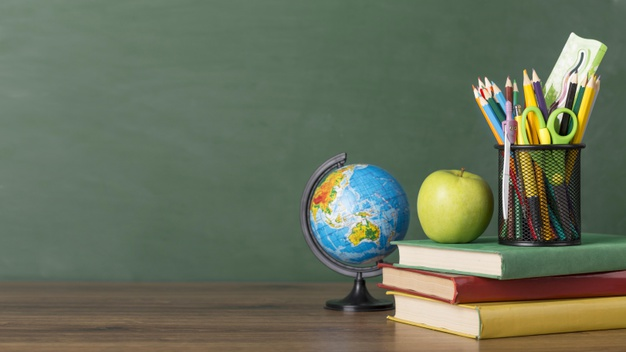
#> input picture images/books.jpg, 626 x 352 px
$ python 3_noise_removal.py
#> lines starting #> are read from the running program, lines starting #| are printed output that depends on the picture
import cv2 as cv
import numpy as np
import random

from numpy.lib.function_base import disp

image = cv.imread("images/books.jpg")
#> image is the input picture: shape (352, 626, 3); mean B, G, R 91.7, 112.6, 103.6
gray = cv.cvtColor(image, cv.COLOR_BGR2GRAY)
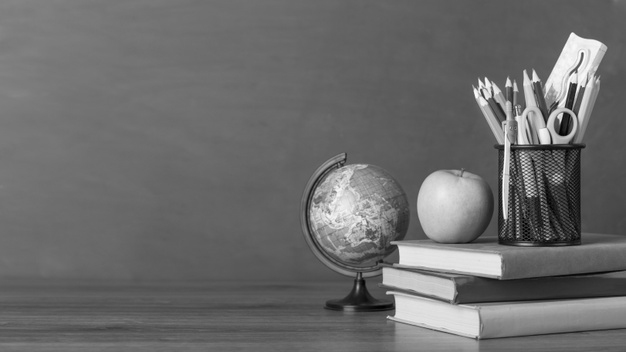
#> gray: shape (352, 626); min 0, max 255, mean 107.6

# ==========================================
# ============== ADDING NOISE ==============
# ==========================================

s_vs_p = 0.5
amount = 0.04
noise = np.copy(gray)
# Salt mode
num_salt = np.ceil(amount * image.size * s_vs_p)
#> num_salt = 13222
coords = [np.random.randint(0, i - 1, int(num_salt))
        for i in gray.shape]
noise[tuple(coords)] = 255

# Pepper mode
num_pepper = np.ceil(amount* image.size * (1. - s_vs_p))
#> num_pepper = 13222
coords = [np.random.randint(0, i - 1, int(num_pepper))
        for i in gray.shape]
noise[tuple(coords)] = 0
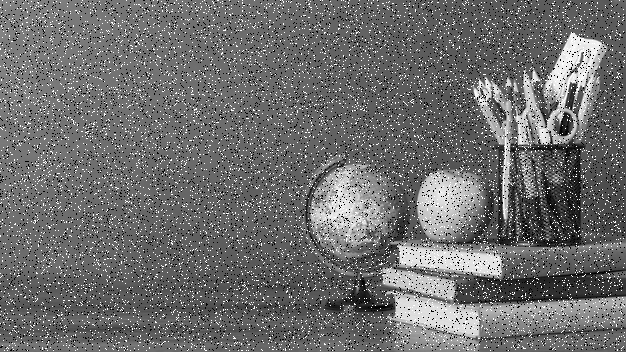
#> noise: shape (352, 626); min 0, max 255, mean 109.4

# print(gray.shape, noise.shape)
disp = np.hstack([gray, noise])
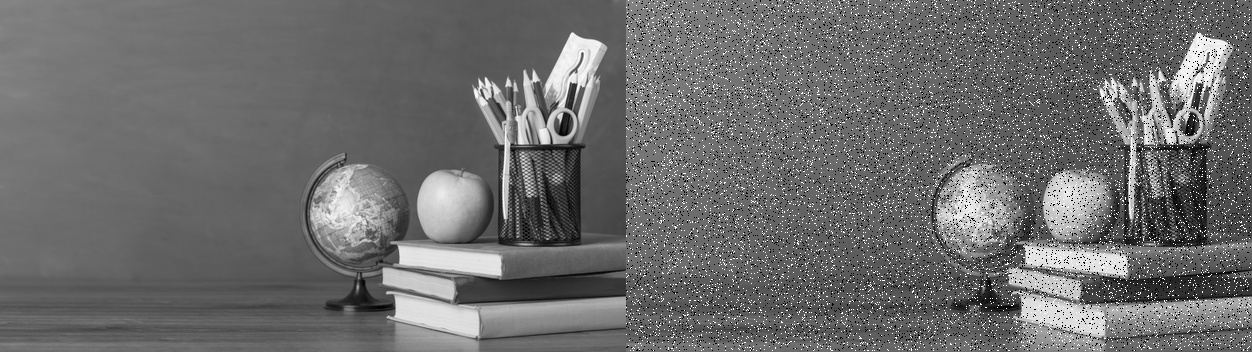
#> disp: shape (352, 1252); min 0, max 255, mean 108.5
cv.imshow("", disp)
cv.waitKey(0)

des = cv.fastNlMeansDenoising(noise, None, 30, 21, 35)
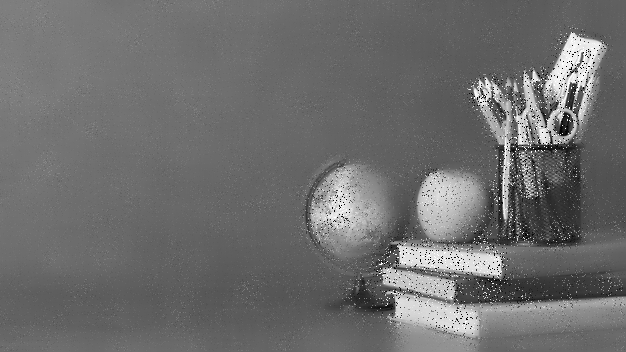
#> des: shape (352, 626); min 0, max 255, mean 109.2

cv.imshow("l", des)
cv.waitKey(0)
